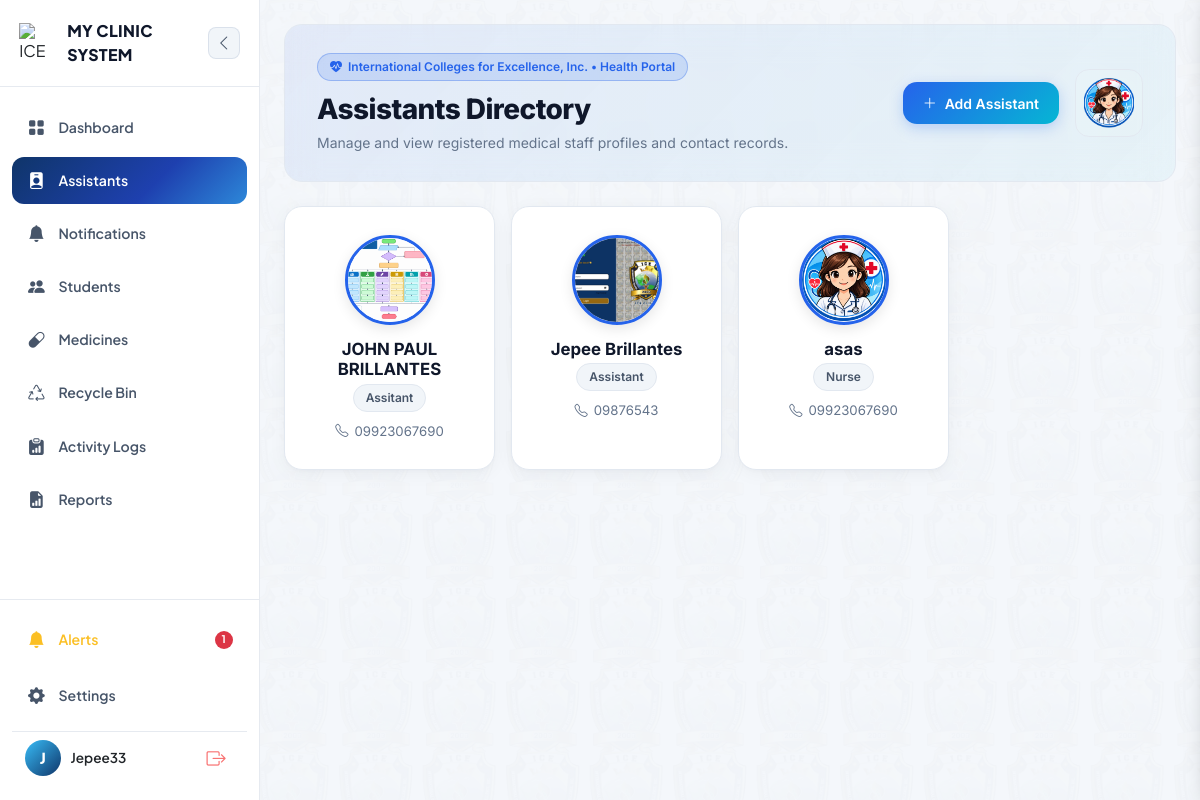
/nurses/ (signed in), run on an earlier commit of the app's database.
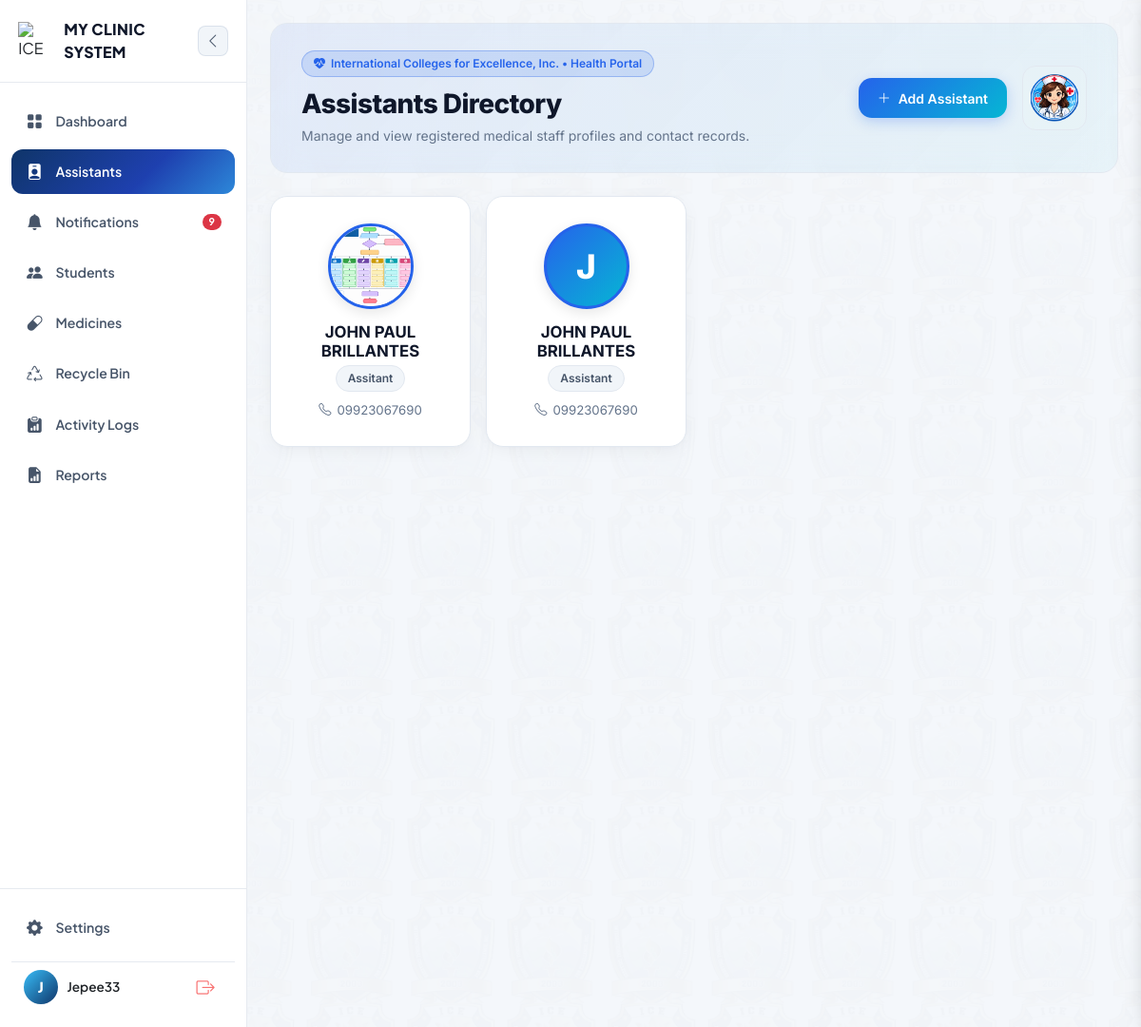
And on a later commit of the database.
### clinic/models.py (models this page shows, shortened)
class Nurse(models.Model):
    user = models.OneToOneField(User, on_delete=models.SET_NULL, null=True, blank=True, related_name='nurse_profile')
    full_name = models.CharField(max_length=150)
    age = models.PositiveIntegerField(null=True, blank=True)
    photo = models.ImageField(upload_to='nurse_photos/', blank=True, null=True)
    position = models.CharField(max_length=100, blank=True, help_text="hal. School Nurse, Clinic Head")
    contact_number = models.CharField(max_length=20, blank=True)
    email = models.EmailField(blank=True)
    schedule = models.CharField(max_length=150, blank=True, help_text="hal. Mon-Fri, 8AM-5PM (Time of Duty)")
    date_added = models.DateTimeField(auto_now_add=True)
    is_deleted = models.BooleanField(default=False)
    deleted_at = models.DateTimeField(null=True, blank=True)
    deleted_by = models.ForeignKey(User, on_delete=models.SET_NULL, null=True, blank=True, related_name='assistants_moved_to_recycle_bin')

### clinic/views/nurse.py (the view)
# urls.py: path('nurses/', views.nurse_list, name='nurse_list'),
@login_required
@role_required("admin")
def nurse_list(request):
    nurses = Nurse.objects.filter(is_deleted=False).order_by("full_name")
    return render(request, "clinic/nurses/nurse_list.html", {"nurses": nurses})

### clinic/models.py (called while the page is built)
    @property
    def is_low_stock(self):
        available = self.available_stock
        return 0 < available <= self.low_stock_threshold

    @property
    def available_stock(self):
        if not self.pk:
            return self.quantity_in_stock
        today = timezone.localdate()
        batch_stock = self.batches.filter(quantity_in_stock__gt=0).filter(
            Q(expiration_date__isnull=True) | Q(expiration_date__gte=today)
        ).aggregate(total=Sum("quantity_in_stock"))["total"]
        if batch_stock is not None:
            return batch_stock
        if self.batches.exists():
            return 0
        if self.expiration_date and self.expiration_date < today:
            return 0
        return self.quantity_in_stock

### clinic/templates/clinic/nurses/nurse_list.html (shortened to what this page needs)
{% extends "clinic/base.html" %}
{% load static %}
{% block content %}
<link rel="stylesheet" href="https://cdnjs.cloudflare.com/ajax/libs/animate.css/4.1.1/animate.min.css" />
<section class="nurse-management">
    <div class="dashboard-hero-card mb-4 d-flex justify-content-between align-items-center flex-wrap gap-3 ">
        <div>
            <div class="hero-badge">
                <i class="bi bi-heart-pulse-fill"></i> International Colleges for Excellence, Inc. • Health Portal
            </div>
            <h1 class="hero-title">Assistants Directory</h1>
            <p class="hero-subtitle">Manage and view registered medical staff profiles and contact records.</p>
        </div>
        <div class="d-flex align-items-center gap-3">
            <a href="{% url 'nurse_add' %}" class="btn-cms-primary">
                <i class="bi bi-plus-lg"></i> Add Assistant
            </a>
            <div class="logo-box d-none d-sm-flex">
               <img src="{% static 'clinic/img/cliniclogo.png' %}" alt="Clinic Logo" class="img-fluid" style="max-height: 100%;">
            </div>
        </div>
    </div>
    {% if nurses %}
    <div class="row g-3 ">
        {% for nurse in nurses %}
        <div class="col-sm-6 col-md-4 col-lg-3">
            <a href="{% url 'nurse_views' nurse.pk %}" class="nurse-card">
                {% if nurse.photo %}
                    <img src="{{ nurse.photo.url }}" alt="{{ nurse.full_name }}" class="nurse-avatar-img">
                {% else %}
                    <div class="nurse-avatar-circle">
                        {{ nurse.full_name|slice:":1"|upper }}
                    </div>
                {% endif %}
                <h6 class="nurse-name">{{ nurse.full_name }}</h6>
                <span class="nurse-badge">{{ nurse.position|default:"Clinic Assistant" }}</span>
                {% if nurse.contact_number %}
                    <div class="contact-info">
                        <i class="bi bi-telephone"></i>
                        <span>{{ nurse.contact_number }}</span>
                    </div>
                {% endif %}
            </a>
        </div>
        {% endfor %}
    </div>
    {% endif %}
</section>
{% endblock %}

### clinic/templates/clinic/base.html (shortened to what this page needs)
{% load static %}
<!DOCTYPE html>
<html lang="en">
<head>
    <link href="https://cdn.jsdelivr.net/npm/bootstrap@5.3.0/dist/css/bootstrap.min.css" rel="stylesheet">
    <link rel="stylesheet" href="https://cdn.jsdelivr.net/npm/bootstrap-icons@1.11.0/font/bootstrap-icons.css">
</head>
<body class="bg-body text-body">
    <div style="display: flex; min-height: 100vh; width: 100%; position: relative;">
        <aside id="appSidebar">
            <div>
                <div class="sidebar-header-glass">
                    <div class="brand-logo-container" id="logoToggleBtn"
                        style="display: flex; align-items: center; gap: 0.5rem; cursor: pointer;"
                        title="Toggle Sidebar">
                        <img src="{% static 'clinic/img/me.png' %}" alt="ICE Clinic Logo"
                            style="width: 40px; height: 40px; object-fit: contain;">
                        <span class="brand-text">MY CLINIC SYSTEM</span>
                    </div>
                    <button class="sidebar-toggle-btn desktop-toggle-btn d-none d-lg-flex" id="toggleSidebarDesktopBtn"
                        title="Toggle Sidebar">
                        <i class="bi bi-chevron-left"></i>
                    </button>
                </div>
                <nav style="padding: 1rem 0.75rem;">
                    <a href="{% url 'dashboard' %}"
                        class="nav-item-link {% if request.resolver_match.url_name == 'dashboard' %}active{% endif %}"
                        title="Dashboard">
                        <i class="bi bi-grid-fill"></i>
                        <span>Dashboard</span>
                    </a>
                    {% if user.is_authenticated and user.profile.role == 'admin' %}
                    <a href="{% url 'nurse_list' %}"
                        class="nav-item-link {% if request.resolver_match.url_name == 'nurse_list' or request.resolver_match.url_name == 'nurse_detail' %}active{% endif %}"
                        title="Assistants"><i class="bi bi-person-badge-fill"></i><span>Assistants</span></a>
                                        <button class="nav-item-link w-100 border-0 text-start {% if request.resolver_match.url_name == 'notification_list' %}active{% endif %}" type="button" id="notifBellBtn"
                        title="Notifications">
                    <i class="bi bi-bell-fill"></i><span>Notifications</span>
                    {% if nav_unread_notification_count %}
                    <span class="badge rounded-pill bg-danger ms-auto">
                        {% if nav_unread_notification_count > 99 %}99+{% else %}{{ nav_unread_notification_count }}{% endif %}
                    </span>
                    {% endif %}
                </button>
                {% endif %}
                    <a href="{% url 'student_records' %}"
                        class="nav-item-link {% if request.resolver_match.url_name == 'student_records' %}active{% endif %}"
                        title="Students">
                        <i class="bi bi-people-fill"></i>
                        <span>Students</span>
                    </a>
                    <a href="{% url 'medicine_list' %}"
                        class="nav-item-link {% if request.resolver_match.url_name == 'medicine_list' %}active{% endif %}"
                        title="Medicines">
                        <i class="bi bi-capsule"></i>
                        <span>Medicines</span>
                    </a>
                    {% if user.is_authenticated and user.profile.role == 'admin' %}
                    <a href="{% url 'trash_list' %}"
                        class="nav-item-link {% if request.resolver_match.url_name == 'trash_list' or request.resolver_match.url_name == 'trash_legacy' %}active{% endif %}"
                        title="Recycle Bin">
                        <i class="bi bi-recycle"></i><span>Recycle Bin</span>
                    </a>
                    <a href="{% url 'activity_log_list' %}"
                        class="nav-item-link {% if request.resolver_match.url_name == 'activity_log_list' %}active{% endif %}"
                        title="Activity Logs">
                        <i class="bi bi-clipboard-data-fill"></i><span>Activity Logs</span>
                    </a>
                    {% endif %} <a href="{% url 'reports' %}"
                        class="nav-item-link {% if request.resolver_match.url_name == 'reports' %}active{% endif %}"
                        title="Reports">
                        <i class="bi bi-file-earmark-bar-graph-fill"></i>
                        <span>Reports</span>
                    </a>
                </nav>
            </div>
            <div class="sidebar-footer-glass">
                {% if nav_low_stock_count %}
                <a href="{% url 'medicine_list' %}" class="nav-item-link" style="color: #fbbf24; margin-bottom: 0.5rem;"
                    title="Alerts">
                    <i class="bi bi-bell-fill"></i>
                    <span>Alerts</span>
                    <span class="badge rounded-pill bg-danger ms-auto nav-badge">{{ nav_low_stock_count }}</span>
                </a>
                {% endif %}
                <a href="{% url 'settings' %}"
                    class="nav-item-link {% if request.resolver_match.url_name == 'settings' %}active{% endif %}"
                    style="margin-bottom: 0.75rem;" title="Settings">
                    <i class="bi bi-gear-fill"></i>
                    <span>Settings</span>
                </a>
                {% if user.is_authenticated %}
                <div class="user-profile-card"
                    style="display: flex; align-items: center; justify-content: space-between; padding: 0.5rem 0.8rem;">
                    <div style="display: flex; align-items: center; gap: 0.6rem; overflow: hidden;">
                        <div class="user-avatar-glow"
                            title="{% if user.first_name %}{{ user.first_name }} {{ user.last_name }}{% else %}{{ user.username|title }}{% endif %}">
                            {% if user.first_name %}
                            {{ user.first_name|slice:":1"|upper }}{% if user.last_name %}{{
                            user.last_name|slice:":1"|upper }}{% endif %}
                            {% else %}
                            {{ user.username|slice:":1"|upper }}
                            {% endif %}
                        </div>
                        <div class="user-info-text" style="overflow: hidden; font-size: 0.85rem; font-weight: 600;">
                            {% if user.first_name %}
                            {{ user.first_name }} {{ user.last_name }}
                            {% else %}
                            {{ user.username|title }}
                            {% endif %}
                        </div>
                    </div>
                    <form action="{% url 'logout' %}" method="post" style="margin: 0;">
                        <button type="submit" class="btn-logout" title="Logout"
                            style="background: none; border: none; cursor: pointer; display: flex; align-items: center;">
                            <i class="bi bi-box-arrow-right" style="font-size: 1.2rem;"></i>
                        </button>
                    </form>
                </div>
                {% endif %}
            </div>
        </aside>
        <div class="main-container">
            <main class="content-main"
                style="background-image: url(&quot;{% static 'clinic/img/studentbackground.png' %}&quot;); background-repeat: repeat; background-size: cover; background-attachment: fixed;">
                <div class="content-overlay"></div>
                <div class="content-inner">
                    {% block content %}{% endblock %}
                </div>
            </main>
        </div>
    </div>
</body>
</html>

### clinic/templates/clinic/base.html (style rules this page uses)
:root { --glow-blue: #38bdf8; --glow-purple: #a855f7; --sidebar-width: 260px; --sidebar-collapsed-width: 80px; }
[data-bs-theme="light"] { --shell-bg: #f4f7fb; --sidebar-bg: rgba(255, 255, 255, 0.95); --sidebar-border: rgba(15, 53, 105, 0.1); --nav-text: #475569; --nav-hover-bg: rgba(15, 53, 105, 0.06); --nav-hover-color: #0F3569; --main-overlay: rgba(244, 247, 251, 0.94); --text-primary: #0f172a; --toggle-btn-bg: #f1f5f9; --toggle-btn-color: #475569; --logout-hover-bg: rgba(239, 68, 68, 0.1); }
body { height: 100%; margin: 0; padding: 0; font-family: 'Plus Jakarta Sans', sans-serif; background: var(--shell-bg); color: var(--text-primary); overflow-x: hidden; touch-action: pan-y; }
#appSidebar { width: var(--sidebar-width); min-width: var(--sidebar-width); position: fixed; top: 0; left: 0; height: 100vh; display: flex; flex-direction: column; justify-content: space-between; z-index: 1040; overflow-y: auto; overflow-x: hidden; scrollbar-width: none; -ms-overflow-style: none; background: var(--sidebar-bg); border-right: 1px solid var(--sidebar-border); transition: none !important; }
.sidebar-header-glass { padding: 1.2rem; display: flex; align-items: center; justify-content: space-between; gap: 0.75rem; border-bottom: 1px solid var(--sidebar-border); white-space: normal; }
.brand-text { font-weight: 800; font-size: 1rem; text-transform: uppercase; letter-spacing: 0.02em; color: var(--text-primary); }
.sidebar-toggle-btn { background: var(--toggle-btn-bg); border: 1px solid var(--sidebar-border); color: var(--toggle-btn-color); width: 32px; height: 32px; border-radius: 8px; display: flex; align-items: center; justify-content: center; cursor: pointer; flex-shrink: 0; }
.nav-item-link { display: flex; align-items: center; gap: 0.75rem; padding: 0.7rem 0.9rem; border-radius: 0.75rem; margin-bottom: 0.35rem; font-size: 0.88rem; font-weight: 600; text-decoration: none; color: var(--nav-text); white-space: nowrap; background: none; -webkit-appearance: none; appearance: none; border: none; }
.nav-item-link.active { background: linear-gradient(135deg, #0F3569 0%, #1e40af 60%, #38bdf8 130%); color: #ffffff !important; }
button.nav-item-link { outline: none; -webkit-tap-highlight-color: transparent; }
.nav-item-link i { font-size: 1.05rem; width: 20px; text-align: center; flex-shrink: 0; }
.sidebar-footer-glass { padding: 1rem 0.75rem; border-top: 1px solid var(--sidebar-border); white-space: nowrap; }
.user-profile-card { display: flex; align-items: center; justify-content: space-between; padding-top: 0.75rem; border-top: 1px solid var(--sidebar-border); gap: 0.5rem; }
.user-avatar-glow { width: 36px; height: 36px; border-radius: 50%; background: linear-gradient(135deg, #38bdf8 0%, #0F3569 100%); color: #ffffff; font-weight: 800; display: flex; align-items: center; justify-content: center; flex-shrink: 0; font-size: 0.95rem; }
.btn-logout { background: transparent; border: none; color: #f87171; width: 36px; height: 36px; border-radius: 8px; display: flex; align-items: center; justify-content: center; cursor: pointer; flex-shrink: 0; padding: 0; }
@media (min-width: 992px) { body:not(.sidebar-collapsed) #toggleSidebarDesktopBtn { display: flex !important; visibility: visible !important; opacity: 1 !important; } }
.main-container { margin-left: var(--sidebar-width); flex-grow: 1; display: flex; flex-direction: column; min-height: 100vh; width: calc(100% - var(--sidebar-width)); position: relative; z-index: 1; transition: none !important; }
.content-main { flex-grow: 1; padding: 1.5rem; position: relative; min-height: 100vh; }
.content-overlay { position: absolute; inset: 0; background-color: var(--main-overlay); z-index: 1; pointer-events: none; }
.content-inner { position: relative; z-index: 2; }

What changed in the data, as far as the page shows it:
removed Nurse: photo (picture), full_name "Jepee Brillantes", position "Assistant", contact_number "09876543"
removed Nurse: photo (picture), full_name "asas", position "Nurse", contact_number "09923067690"
added Nurse: full_name "J", full_name "JOHN PAUL BRILLANTES", position "Assistant", contact_number "09923067690"
Also different on the page:
{{ nav_unread_notification_count }}: (not shown) → "9"
{{ nav_low_stock_count }}: "1" → (not shown)
text no longer shown: "Alerts"
